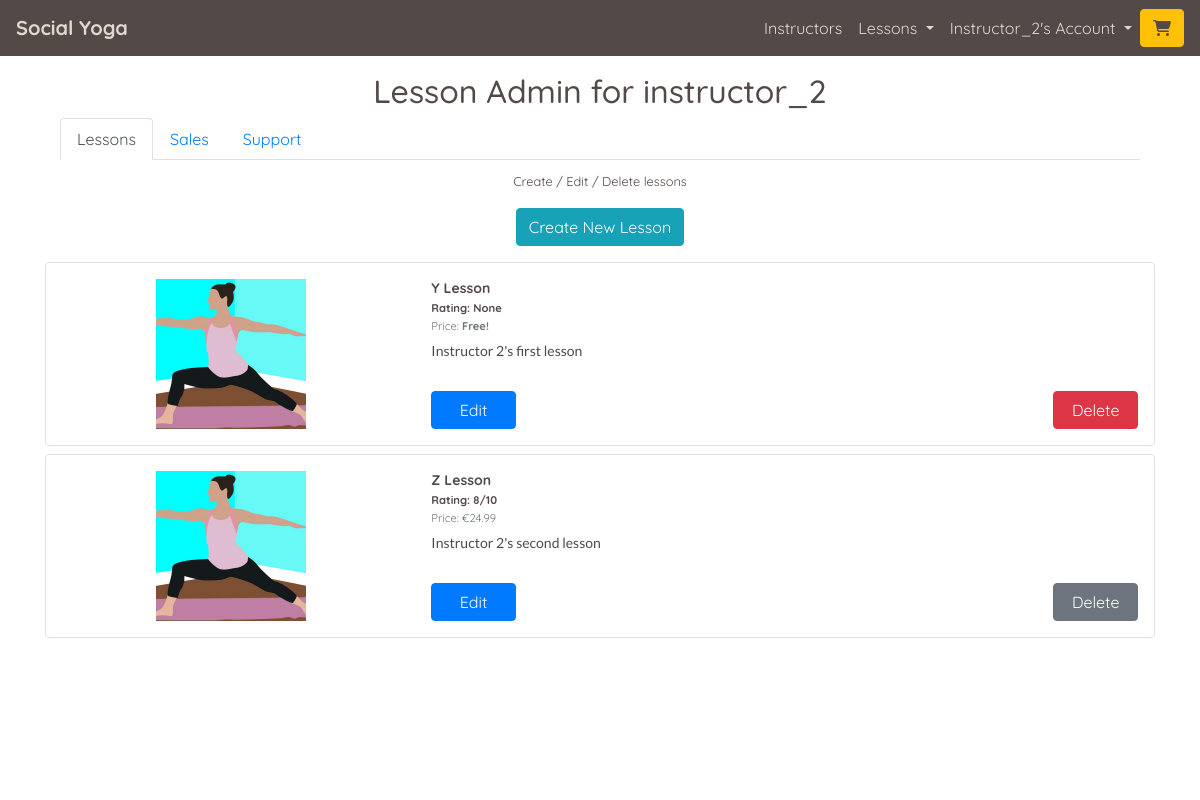
Page /lessons/instructor_admin/ (signed in) on the earlier database version.
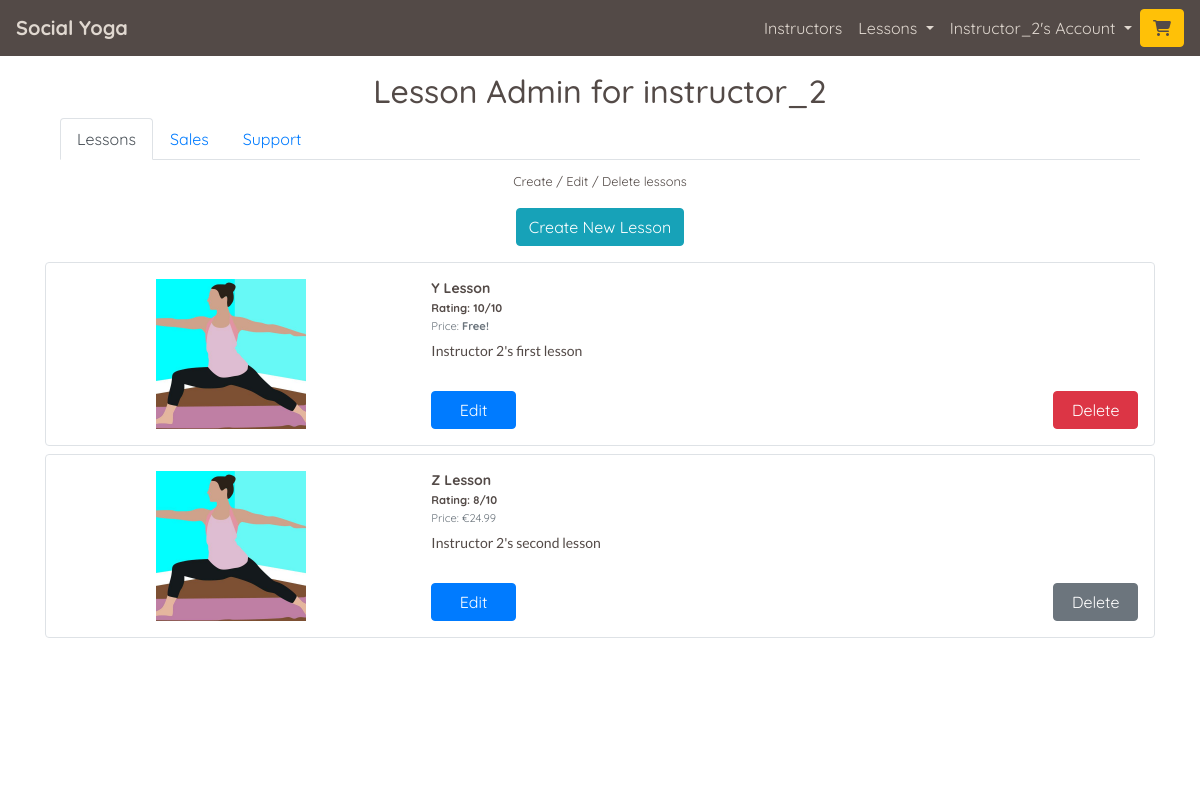
Same page on the later database version.
### lessons/models.py (models this page shows, shortened)
class Lesson(models.Model):
    lesson_id = models.CharField(max_length=32, null=False, editable=False)
    instructor_profile = models.ForeignKey(
        UserProfile, on_delete=models.SET_NULL, null=True,
        blank=True, related_name='lessons'
        )
    lesson_name = models.CharField(max_length=32, null=False, editable=True)
    card_description = models.TextField(max_length=254)
    description = models.TextField(max_length=2048)
    image = ResizedImageField(
        size=[600, 600], quality=75, crop=['middle', 'center'],
        force_format='JPEG', upload_to='lesson_images/'
        )
    rating = models.DecimalField(
        max_digits=5, decimal_places=0, null=True, blank=True
        )
    video_url = models.URLField(
        max_length=1024, blank=False, null=False
        )
    time = models.IntegerField(blank=False, null=False)
    is_free = models.BooleanField(default=True)
    price = models.DecimalField(
        max_digits=6, decimal_places=2, blank=False, null=False, default=0.00
        )

### lessons/views.py (the view)
# urls.py: path('instructor_admin/', views.instructor_admin, name='instructor_admin'),
@login_required
def instructor_admin(request):
    profile = get_object_or_404(UserProfile, user=request.user)
    if not profile.is_instructor:
        messages.error(request, 'Only instructors can do this.')
        return redirect('home')
    template = 'lessons/instructor_admin.html'
    instructor_created_lessons = Lesson.objects.filter(
        instructor_profile=profile)
    customer_purchases = OrderLineItem.objects.filter(
        lesson__in=instructor_created_lessons).values_list('lesson', flat=True)
    sales = OrderLineItem.objects.filter(
        lesson__in=instructor_created_lessons).order_by('-order__date')
    context = {
        'profile': profile,
        'instructor_created_lessons': instructor_created_lessons,
        'customer_purchases': customer_purchases,
        'sales': sales,
    }
    return render(request, template, context)

### home/contexts.py (called while the page is built)
def purchased_lessons(request):
    profile = get_profile_or_none(request)
    purchased = None
    purchased_lesson_ids = []
    if profile:
        purchased = OrderLineItem.objects.filter(profile=profile)
        if purchased:
            for item in purchased:
                purchased_lesson_ids.append(item.lesson.lesson_id)
    context = {
        'purchased_lessons': purchased,
        'purchased_lesson_ids': purchased_lesson_ids,
    }
    return context

### lessons/templatetags/site_utils.py (called while the page is built)
@register.filter(name='deduct_sales_percentage')
def deduct_sales_percentage(value):
    site_percentage = settings.SITE_SALES_PERCENTAGE,
    discount = value * Decimal(site_percentage[0]) / 100
    value -= discount
    return value

### profiles/models.py (called while the page is built)
    def __str__(self):
        return self.user.username

### yoga/utils.py (called while the page is built)
def get_profile_or_none(request):
    try:
        return UserProfile.objects.get(user=request.user)
    except Exception:
        return None

### lessons/templates/lessons/instructor_admin.html (shortened to what the changed rows need)
{% extends "base.html" %}
{% load static %}
{% load site_utils %}
{% block page_header %}
<div class="container header-container">
    <div class="row">
        <div class="col">
            <h1 class="text-center title-text mt-3 mb-0">Lesson Admin for {{ profile }}</h1>
        </div>
    </div>
</div>
{% endblock %}
{% block content %}
<div class="container page-contents">
    <div class="row mx-auto">
        <div class="col-12">
                <div class="tab-content" id="myTabContent">
                <div class="tab-pane fade show active" id="lessons" role="tabpanel" aria-labelledby="lessons-tab">
                    {% if instructor_created_lessons %}
                        {% for lesson in instructor_created_lessons %}
                            <div class="row border custom-border my-2 instructor-admin-card-text">
                                <div class="col-12 col-md-4">
                                    {% if lesson.image %}
                                        <div class="lesson-card-image-container m-auto p-3 text-center">
                                            <img class="img-fluid lesson-admin-images" src="{{ lesson.image.url }}" alt="{{ lesson.lesson_name }}">
                                        </div>
                                    {% endif %}
                                </div>
                                <div class="col-12 col-md-8 p-3 d-flex flex-column">
                                    <p class="mb-0"><strong>{{ lesson.lesson_name }}</strong></p>
                                    <p class="card-text mb-0"><small><strong>Rating: {{ lesson.rating }}{% if lesson.rating %}/10{% endif %}</strong></small></p>
                                    {% if lesson.price > 0 %}
                                        <p class="card-text mb-0"><small class="text-muted">Price: €{{ lesson.price }}</small></p>
                                    {% else %}
                                        <p class="card-text mb-0"><small class="text-muted">Price: <strong>Free!</strong></small></p>
                                    {% endif %}
                                    <p class="card-text alt-font mt-2">{{ lesson.card_description }}</p>
                                    <div class="row mt-auto">
                                        <div class="col-6">
                                            <p class="text-left mb-0"><a class="btn btn-primary instructor-admin-button" href="{% url 'edit_lesson' lesson.lesson_id %}" role="button">Edit</a></p>
                                        </div>
                                        <div class="col-6">
                                            {% if lesson.pk not in customer_purchases %}
                                                <p class="text-right mb-0">
                                                    <button type="button" class="btn btn-danger instructor-admin-button" onclick="delete_lesson_modal(`{% url 'delete_lesson' lesson.lesson_id %}`)">
                                                        Delete
                                                    </button>
                                                </p>
                                            {% else %}
                                                <p class="text-right mb-0"><a class="btn btn-secondary instructor-admin-button" role="button" data-toggle="popover" title="Warning" data-placement="bottom" data-content="Cannot Delete.  You can only edit a lesson customers have purchased.">Delete</a></p>
                                            {% endif %}
                                        </div>
                                    </div>
                                </div>
                            </div>
                        {% endfor %}
                    {% else %}
                        <p class="text-center">You have not created any lessons yet</p>
                    {% endif %}
                </div>
            </div>
        </div>
    </div>
</div>
{% endblock %}

Differences in the rows shown:
changed Lesson "Y Lesson": rating "None" → "10"; now shows "/10"
